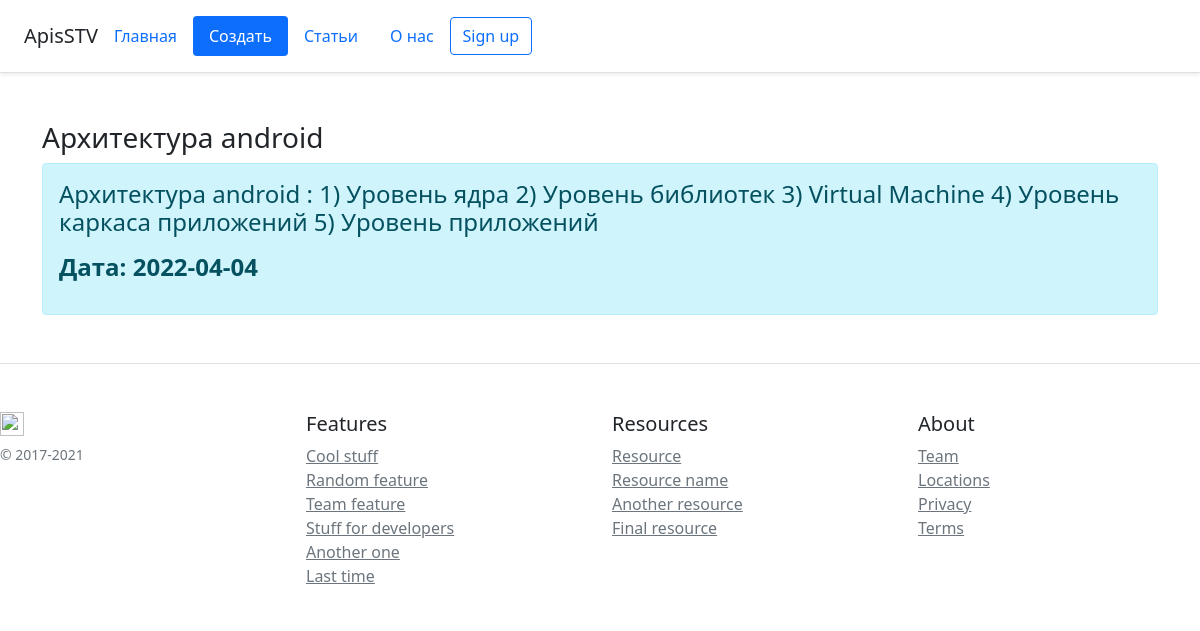
Screenshot of /posts2 with the database file from the repository.
### android_developer_blog/app.py (models this page shows, shortened)
class Article(db.Model):
    id = db.Column(db.Integer, primary_key = True)
    title = db.Column(db.String(100), nullable=False)
    intro = db.Column(db.String(300), nullable = False)
    text = db.Column(db.Text, nullable=False)
    date = db.Column(db.DateTime, default=datetime.utcnow)

### android_developer_blog/app.py (the view)
@app.route('/posts<int:id>')
def post_detail(id):
    article = Article.query.get(id)
    return render_template("post_detail.html", article=article)

### android_developer_blog/templates/post_detail.html (shortened to what this page needs)
<!DOCTYPE html>
{% extends 'base.html' %}
{% block body %}
<div class = "container mt-5">
    <H3>{{ article.title}}</H3>
      <div class="alert alert-info">
          <p>{{ article.text }}</p>
          <p><b>Дата: {{ article.date.date()}}</b></p>
      </div>
</div>
{% endblock %}

### rows the page displays
Article: title "Архитектура android", text "Архитектура android : 1) Уровень ядра 2) Уровень библиотек 3) Virtual Machine 4) Уровень каркаса приложений 5) Уровень приложений", date "2022-04-04"
